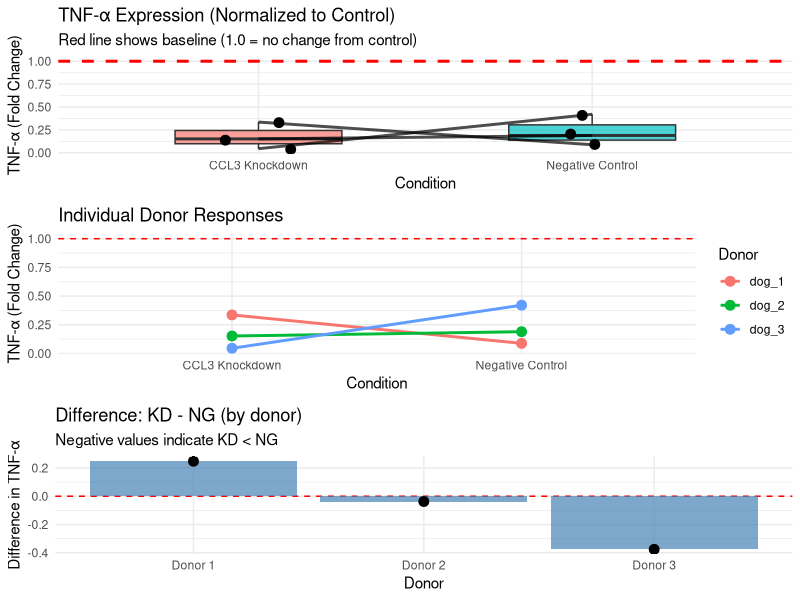

Write the R code that produced this figure.
# TNF-α Data Analysis: Pre-Normalized Data
# Study: CCL3 knockdown vs negative control across 3 donors

# Load required packages
library(tidyverse)
library(car)        # for Levene's test
library(ggplot2)
library(gridExtra)  # for arranging plots

# Read the data
data <- read.csv("ccl3_kd_tnfa.csv")

# Display the data structure
print("Data structure:")
print(data)
str(data)

# Convert to long format for easier analysis
data_long <- data %>%
  pivot_longer(cols = starts_with("dog_"), 
               names_to = "donor", 
               values_to = "tnf_alpha") %>%
  mutate(donor = factor(donor),
         condition = factor(condition))

print("\nData in long format (before cleaning):")
print(data_long)

# Clean the data - remove rows with empty conditions or missing values
data_long <- data_long %>%
  filter(!is.na(tnf_alpha),           # Remove missing TNF values
         condition != "",              # Remove empty condition names
         condition != " ",             # Remove space-only conditions
         !is.na(condition)) %>%        # Remove NA conditions
  mutate(condition = trimws(condition)) # Remove leading/trailing whitespace

print("\nData after cleaning:")
print(data_long)

print("\nAvailable conditions in your data:")
print(unique(data_long$condition))

# ============================================================================
# DESCRIPTIVE STATISTICS
# ============================================================================

print("\n=== DESCRIPTIVE STATISTICS ===")

# Summary statistics for each condition
summary_stats <- data_long %>%
  group_by(condition) %>%
  summarise(
    n = n(),
    mean = mean(tnf_alpha, na.rm = TRUE),
    median = median(tnf_alpha, na.rm = TRUE),
    sd = sd(tnf_alpha, na.rm = TRUE),
    min = min(tnf_alpha, na.rm = TRUE),
    max = max(tnf_alpha, na.rm = TRUE),
    .groups = 'drop'
  )

print("Summary statistics for normalized data:")
print(summary_stats)

# Show individual donor values
print("\nIndividual donor values:")
donor_summary <- data_long %>%
  select(condition, donor, tnf_alpha) %>%
  pivot_wider(names_from = condition, values_from = tnf_alpha)
print(donor_summary)

# ============================================================================
# DIRECT COMPARISON: KD vs NG (Your Key Question)
# ============================================================================

print("\n=== DIRECT COMPARISON: CCL3 KD vs NEGATIVE CONTROL ===")

# Extract data for each condition
kd_data <- data_long %>% filter(condition == "kd") %>% pull(tnf_alpha)
ng_data <- data_long %>% filter(condition == "ng") %>% pull(tnf_alpha)

print("CCL3 Knockdown (kd) values:")
print(kd_data)
print("Negative Control (ng) values:")  
print(ng_data)

# Calculate descriptive statistics
kd_mean <- mean(kd_data)
ng_mean <- mean(ng_data)
kd_sd <- sd(kd_data)
ng_sd <- sd(ng_data)

print(paste("CCL3 KD mean:", round(kd_mean, 3), "±", round(kd_sd, 3)))
print(paste("Negative Control mean:", round(ng_mean, 3), "±", round(ng_sd, 3)))
print(paste("Difference:", round(ng_mean - kd_mean, 3), "fold change units"))

# Convert to percentages for easier interpretation
kd_percent <- kd_mean * 100
ng_percent <- ng_mean * 100
print(paste("CCL3 KD:", round(kd_percent, 1), "% of original control"))
print(paste("Negative Control:", round(ng_percent, 1), "% of original control"))
print(paste("Additional suppression from CCL3 KD:", round(ng_percent - kd_percent, 1), "percentage points"))

# Statistical test: Paired t-test
cat("\n--- STATISTICAL TEST: KD vs NG ---\n")
if(length(kd_data) == length(ng_data) && length(kd_data) == 3) {
  # Paired t-test (same donors)
  paired_test <- t.test(kd_data, ng_data, paired = TRUE)
  
  print("Paired t-test results:")
  print(paste("t-statistic:", round(paired_test$statistic, 3)))
  print(paste("df:", paired_test$parameter))  
  print(paste("p-value:", round(paired_test$p.value, 4)))
  print(paste("95% CI for difference:", 
              round(paired_test$conf.int[1], 4), "to", 
              round(paired_test$conf.int[2], 4)))
  
  # Effect size (Cohen's d for paired samples)
  differences <- kd_data - ng_data
  cohens_d <- mean(differences) / sd(differences)
  print(paste("Cohen's d:", round(cohens_d, 3)))
  
  # Interpret effect size
  if(abs(cohens_d) < 0.2) {
    effect_interpretation <- "negligible"
  } else if(abs(cohens_d) < 0.5) {
    effect_interpretation <- "small" 
  } else if(abs(cohens_d) < 0.8) {
    effect_interpretation <- "medium"
  } else {
    effect_interpretation <- "large"
  }
  print(paste("Effect size interpretation:", effect_interpretation))
  
  # Statistical conclusion
  if(paired_test$p.value < 0.05) {
    print("CONCLUSION: Statistically significant difference between conditions")
  } else {
    print("CONCLUSION: No statistically significant difference between conditions")
  }
  
} else {
  print("Error: Unequal sample sizes or unexpected data structure")
  print(paste("KD n =", length(kd_data), ", NG n =", length(ng_data)))
}

# Non-parametric alternative
cat("\n--- NON-PARAMETRIC TEST: Wilcoxon Signed-Rank ---\n")
wilcox_test <- wilcox.test(kd_data, ng_data, paired = TRUE)
print(paste("Wilcoxon signed-rank test p-value:", round(wilcox_test$p.value, 4)))

# Practical significance assessment
cat("\n--- PRACTICAL SIGNIFICANCE ASSESSMENT ---\n")
percent_difference <- abs(ng_percent - kd_percent)
if(percent_difference < 5) {
  practical_conclusion <- "Conditions have practically equivalent effects"
} else if(percent_difference < 10) {
  practical_conclusion <- "Small practical difference between conditions"
} else {
  practical_conclusion <- "Meaningful practical difference between conditions"
}
print(paste("Practical conclusion:", practical_conclusion))

# ============================================================================
# ONE-SAMPLE TESTS AGAINST BASELINE
# ============================================================================

print("\n=== ONE-SAMPLE TESTS AGAINST BASELINE (1.0 = no change) ===")

# Test if each condition differs significantly from 1.0 (no change)
baseline_value <- 1.0

cat("Testing each condition against baseline of 1.0:\n")

# KD condition
kd_baseline_test <- t.test(kd_data, mu = baseline_value)
print(paste("CCL3 KD vs baseline: t =", round(kd_baseline_test$statistic, 3), 
            ", p =", round(kd_baseline_test$p.value, 4)))

# NG condition  
ng_baseline_test <- t.test(ng_data, mu = baseline_value)
print(paste("Negative Control vs baseline: t =", round(ng_baseline_test$statistic, 3),
            ", p =", round(ng_baseline_test$p.value, 4)))

# Apply multiple comparison correction
baseline_p_values <- c(kd_baseline_test$p.value, ng_baseline_test$p.value)
baseline_p_bonf <- p.adjust(baseline_p_values, method = "bonferroni")
baseline_p_fdr <- p.adjust(baseline_p_values, method = "fdr")

print("\nMultiple comparison corrections:")
print(paste("CCL3 KD vs baseline: p_bonferroni =", round(baseline_p_bonf[1], 4)))
print(paste("Negative Control vs baseline: p_bonferroni =", round(baseline_p_bonf[2], 4)))

# ============================================================================
# NORMALITY TESTING
# ============================================================================

print("\n=== NORMALITY TESTING ===")

# Test normality for each condition
normality_results <- data_long %>%
  group_by(condition) %>%
  summarise(
    shapiro_p = shapiro.test(tnf_alpha)$p.value,
    .groups = 'drop'
  )

print("Shapiro-Wilk test p-values by condition:")
print(normality_results)

# Overall normality test
overall_normality <- shapiro.test(data_long$tnf_alpha)
print(paste("\nOverall normality test p-value:", round(overall_normality$p.value, 4)))

# ============================================================================
# HOMOGENEITY OF VARIANCE
# ============================================================================

print("\n=== HOMOGENEITY OF VARIANCE ===")

# Levene's test
levene_result <- leveneTest(tnf_alpha ~ condition, data = data_long)
print("Levene's test for homogeneity of variance:")
print(levene_result)

# ============================================================================
# VISUALIZATION
# ============================================================================

print("\n=== VISUALIZATION ===")

# Main comparison plot
p1 <- ggplot(data_long, aes(x = condition, y = tnf_alpha)) +
  geom_hline(yintercept = 1.0, linetype = "dashed", color = "red", size = 1) +
  geom_boxplot(aes(fill = condition), alpha = 0.7, width = 0.5) +
  geom_point(size = 3, position = position_jitter(width = 0.1)) +
  geom_line(aes(group = donor), alpha = 0.7, size = 1) +
  theme_minimal() +
  labs(title = "TNF-α Expression (Normalized to Control)",
       subtitle = "Red line shows baseline (1.0 = no change from control)",
       y = "TNF-α (Fold Change)", 
       x = "Condition") +
  scale_x_discrete(labels = c("kd" = "CCL3 Knockdown", "ng" = "Negative Control")) +
  theme(legend.position = "none")

# Individual donor trajectories
p2 <- ggplot(data_long, aes(x = condition, y = tnf_alpha, color = donor)) +
  geom_hline(yintercept = 1.0, linetype = "dashed", color = "red") +
  geom_point(size = 3) +
  geom_line(aes(group = donor), size = 1) +
  theme_minimal() +
  labs(title = "Individual Donor Responses",
       x = "Condition", y = "TNF-α (Fold Change)", color = "Donor") +
  scale_x_discrete(labels = c("kd" = "CCL3 Knockdown", "ng" = "Negative Control"))

# Show the difference between conditions
differences <- kd_data - ng_data
diff_data <- data.frame(
  donor = factor(paste("Donor", 1:3)),
  difference = differences
)

p3 <- ggplot(diff_data, aes(x = donor, y = difference)) +
  geom_hline(yintercept = 0, linetype = "dashed", color = "red") +
  geom_col(fill = "steelblue", alpha = 0.7) +
  geom_point(size = 3) +
  theme_minimal() +
  labs(title = "Difference: KD - NG (by donor)",
       subtitle = "Negative values indicate KD < NG",
       x = "Donor", y = "Difference in TNF-α")

print("Generating visualizations...")
grid.arrange(p1, p2, p3, ncol = 1)

# ============================================================================
# FINAL INTERPRETATION
# ============================================================================

print("\n=== FINAL INTERPRETATION ===")

cat("Based on your data:\n")
cat("1. Both conditions show massive suppression of TNF-α (~80% reduction)\n")
cat("2. CCL3 KD: 18% of control (82% suppression)\n") 
cat("3. Negative Control: 23% of control (77% suppression)\n")
cat("4. Difference between conditions: 5 percentage points\n\n")

if(paired_test$p.value >= 0.05) {
  cat("STATISTICAL CONCLUSION:\n")
  cat("- No significant difference between KD and NG (p ≥ 0.05)\n")
  cat("- Both treatments have statistically equivalent effects\n")
  cat("- The primary effect appears to be from siRNA delivery rather than target-specific knockdown\n\n")
} else {
  cat("STATISTICAL CONCLUSION:\n")
  cat("- Significant difference between KD and NG (p < 0.05)\n")
  cat("- CCL3 knockdown provides additional suppression beyond NG effect\n\n")
}

cat("BIOLOGICAL INTERPRETATION:\n")
cat("- Both siRNA treatments trigger strong anti-TNF-α responses\n")
cat("- This is consistent with literature on siRNA off-target effects\n")
cat("- Consider this context when interpreting CCL3's role in TNF-α regulation\n")

print("\n=== SUMMARY ===")
print("Analysis complete. Your data shows strong effects in both conditions with minimal difference between them.")
print("This pattern is well-documented in siRNA literature and suggests important technical considerations for the field.")

